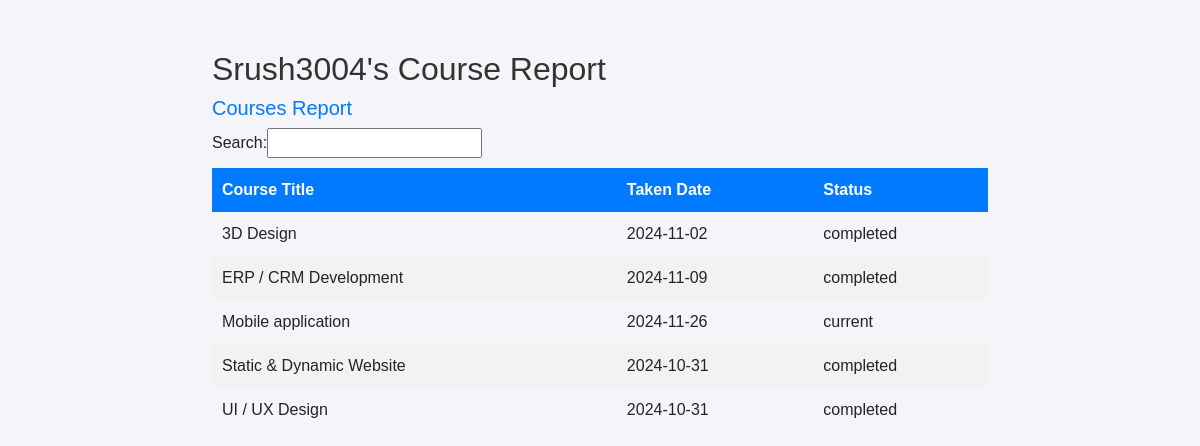
Page /user_report.php (signed in) on the committed database.
### tables this page shows
CREATE TABLE `users` (
  `id` int(11) NOT NULL,
  `username` varchar(50) NOT NULL,
  `email` varchar(100) NOT NULL,
  `password` varchar(255) NOT NULL,
  `created_at` timestamp NOT NULL DEFAULT current_timestamp(),
  `profile_picture` varchar(255) DEFAULT NULL,
  `birthday` date DEFAULT NULL
);

CREATE TABLE `enrollments` (
  `id` int(11) NOT NULL,
  `user_id` int(11) DEFAULT NULL,
  `course_id` int(11) DEFAULT NULL,
  `status` enum('current','completed') DEFAULT 'current',
  `enrollment_date` timestamp NOT NULL DEFAULT current_timestamp()
);

CREATE TABLE `courses` (
  `id` int(11) NOT NULL,
  `title` varchar(255) NOT NULL,
  `content` text NOT NULL,
  `image` varchar(255) DEFAULT NULL,
  `created_at` timestamp NOT NULL DEFAULT current_timestamp()
);

### user_report.php (the view, shortened to what this page needs)
<?php
$user_id = $_SESSION['user_id'];
$conn = new mysqli('localhost', 'root', '', 'user_system', 5306);
$stmt = $conn->prepare("SELECT username, email, profile_picture FROM users WHERE id = ?");
$stmt->bind_param("i", $user_id);
$stmt->execute();
$user_query = $stmt->get_result();
$user = $user_query->fetch_assoc();
$current_courses_query = $conn->prepare("
    SELECT courses.title, enrollment_date, 'current' AS status
    FROM enrollments
    JOIN courses ON enrollments.course_id = courses.id
    WHERE enrollments.user_id = ? AND enrollments.status = 'current'");
$current_courses_query->bind_param("i", $user_id);
$current_courses_query->execute();
$current_courses = $current_courses_query->get_result();
$completed_courses_query = $conn->prepare("
    SELECT courses.title, enrollment_date, 'completed' AS status
    FROM enrollments
    JOIN courses ON enrollments.course_id = courses.id
    WHERE enrollments.user_id = ? AND enrollments.status = 'completed'");
$completed_courses_query->bind_param("i", $user_id);
$completed_courses_query->execute();
$completed_courses = $completed_courses_query->get_result();
?>
<!DOCTYPE html>
<html lang="en">
<head>
    <link rel="stylesheet" href="https://cdn.jsdelivr.net/npm/bootstrap@5.3.0-alpha1/dist/css/bootstrap.min.css">
</head>
<body>
<div class="container">
    <h2><?php echo htmlspecialchars($user['username']); ?>'s Course Report</h2>
    <div class="course-section">
        <h5>Courses Report</h5>
        <?php if ($current_courses->num_rows > 0 || $completed_courses->num_rows > 0): ?>
            <table id="coursesTable">
                <thead>
                    <tr>
                        <th>Course Title</th>
                        <th>Taken Date</th>
                        <th>Status</th>
                    </tr>
                </thead>
                <tbody>
                    <?php
                    while ($course = $current_courses->fetch_assoc()): ?>
                        <tr>
                            <td><?php echo htmlspecialchars($course['title']); ?></td>
                            <td><?php echo htmlspecialchars(date('Y-m-d', strtotime($course['enrollment_date']))); ?></td>
                            <td><?php echo htmlspecialchars($course['status']); ?></td>
                        </tr>
                    <?php endwhile;
                    while ($course = $completed_courses->fetch_assoc()): ?>
                        <tr>
                            <td><?php echo htmlspecialchars($course['title']); ?></td>
                            <td><?php echo htmlspecialchars(date('Y-m-d', strtotime($course['enrollment_date']))); ?></td>
                            <td><?php echo htmlspecialchars($course['status']); ?></td>
                        </tr>
                    <?php endwhile; ?>
                </tbody>
            </table>
        <?php else: ?>
            <p>No courses found.</p>
        <?php endif; ?>
    </div>
</div>
</body>
</html>

### user_report.php (style rules this page uses)
body { font-family: Arial, sans-serif; background-color: #f4f4f9; }
.container { max-width: 800px; margin-top: 50px; }
h2 { color: #333; }
.course-section { margin-bottom: 20px; }
.course-section h5 { color: #007bff; }
table { width: 100%; margin-top: 10px; }
th, td { padding: 10px; text-align: left; }
th { background-color: #007bff; color: white; }
tr:nth-child(even) { background-color: #f2f2f2; }

### rows in the picture
users: username "Srush3004"
enrollments: course.title "Mobile application", enrollment_date "2024-11-26", status "current"
enrollments: course.title "UI / UX Design", enrollment_date "2024-10-31", status "completed"
enrollments: course.title "Static & Dynamic Website", enrollment_date "2024-10-31", status "completed"
enrollments: course.title "3D Design", enrollment_date "2024-11-02", status "completed"
enrollments: course.title "ERP / CRM Development", enrollment_date "2024-11-09", status "completed"
